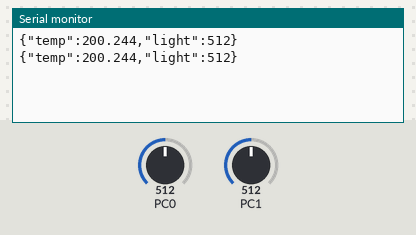
The program below on a simulated ATmega48, built with avr-gcc and emulated at 16 MHz. Parts: the last lines printed to the serial monitor. Inputs (shaded band) come from the test bench; at power-on: PC0 = 512, PC1 = 512.

Above: at 10.8 s.
10.9 s: PC0 set to 716
At 20.7 s:
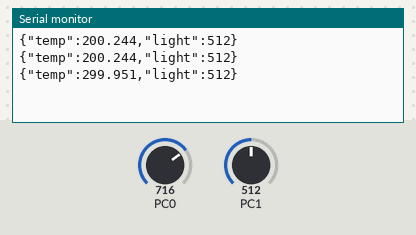
20.9 s: PC1 set to 716
At 30.7 s:
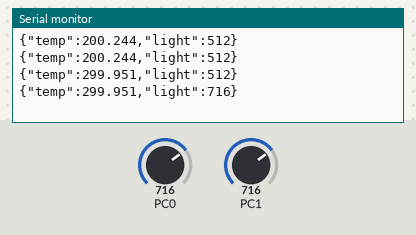
30.9 s: PC0 set to 900
At 40.7 s:
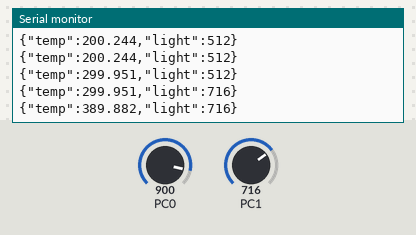
40.9 s: PC1 set to 900
At 50.8 s:
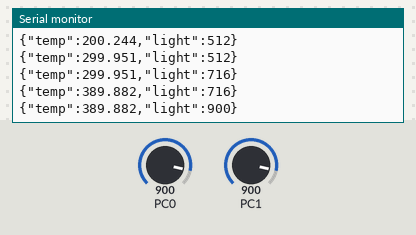
Timing chart, 0 to 51.9 s (numbered marks = the images above; inputs shaded):
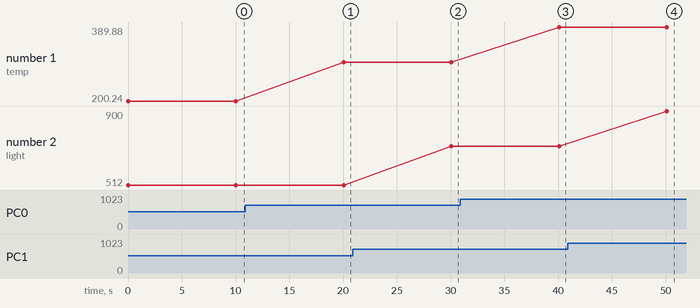

Measured:
- after the input at 10.9 s, the serial monitor: prints a new line after 9.2 s (image 1)
- after the input at 20.9 s, the serial monitor: prints a new line after 9.2 s (image 2)
- after the input at 30.9 s, the serial monitor: prints a new line after 9.2 s (image 3)
- after the input at 40.9 s, the serial monitor: prints a new line after 9.2 s (image 4)
- plotted number 1: 200.24 → 299.95 after the input at 10.9 s, 299.95 → 389.88 after the input at 30.9 s
- plotted number 2: 512 → 716 after the input at 20.9 s, 716 → 900 after the input at 40.9 s

The program:

main.cpp
```cpp
#include <util/delay.h>
#include "sensors.h"


int main(void)
{

  initAdc();
  initUsart();

    while (1)
    {
    readTmp36();
    readLDR();
    printSensorValue();

    /* Wait for 10s */
		_delay_ms(10000);

    }

}
```

avr_adc.h
```cpp
// (licence header left out)
#ifndef AVR_ADC_H_
#define AVR_ADC_H_

#include <avr/io.h>

#pragma message ( "avr_adc.h included" )

/** @name ADC_PINS
 *  Options for ADC Pin / Analog Input Channel
 */
/**@{*/
#define ADC0 0x00 /**< Sets the Analog Input Channel of ADC to : ADC0 Pin */
#define ADC1 0x01 /**< Sets the Analog Input Channel of ADC to : ADC1 Pin */
#define ADC2 0x02 /**< Sets the Analog Input Channel of ADC to : ADC2 Pin */
#define ADC3 0x03 /**< Sets the Analog Input Channel of ADC to : ADC3 Pin */
#define ADC4 0x04 /**< Sets the Analog Input Channel of ADC to : ADC4 Pin */
#define ADC5 0x05 /**< Sets the Analog Input Channel of ADC to : ADC5 Pin */
#define ADC6 0x06 /**< Sets the Analog Input Channel of ADC to : ADC6 Pin */
#define ADC7 0x07 /**< Sets the Analog Input Channel of ADC to : ADC7 Pin */
#define ADC8 0x08 /**< Sets the Analog Input Channel of ADC to : ADC8 Pin */
#define VBG  0x0E /**< Sets the Analog Input Channel of ADC to : Internal VGB 1.1V */
#define GND  0x0F /**< Sets the Analog Input Channel of ADC to : Internal GND 0.0V */
#define ADC_PIN_MASK 0x0F /**< Mask for Analog Input Channel */
/**@}*/

/** @name ADC_VOLTAGE_REFERENCE
 *  Options for ADC Voltage Reference
 */
/**@{*/
#define ADC_VOLTAGE_REFERENCE_AREF (0<<REFS0)              /**< Sets the VREF of ADC to : External AREF Pin, Internal VREF turned off */
#define ADC_VOLTAGE_REFERENCE_AVCC (1<<REFS0)              /**< Sets the VREF of ADC to : AVCC with external capacitor at AREF Pin */
#define ADC_VOLTAGE_REFERENCE_IREF (1<<REFS1) | (1<<REFS0) /**< Sets the VREF of ADC to : Internal 1.1V VREF with external capacitor at AREF Pin */
#define ADC_VOLTAGE_REFERENCE_MASK (1<<REFS1) | (1<<REFS0) /**< Mask for ADC Voltage Reference */
/**@}*/

/** @name ADC_PRESCALER
 *  Options for ADC Input Clock Prescaler
 */
/**@{*/
#define ADC_PRESCALER_2    (1<<ADPS0)                           /**< Sets the ADC Clock Source to : F_CPU/2 : System Clock Divided by 2 */
#define ADC_PRESCALER_4    (1<<ADPS1)                           /**< Sets the ADC Clock Source to : F_CPU/4 : System Clock Divided by 4 */
#define ADC_PRESCALER_8    (1<<ADPS1) | (1<<ADPS0)              /**< Sets the ADC Clock Source to : F_CPU/8 : System Clock Divided by 8 */
#define ADC_PRESCALER_16   (1<<ADPS2)                           /**< Sets the ADC Clock Source to : F_CPU/16 : System Clock Divided by 16 */
#define ADC_PRESCALER_32   (1<<ADPS2) | (1<<ADPS0)              /**< Sets the ADC Clock Source to : F_CPU/32 : System Clock Divided by 32 */
#define ADC_PRESCALER_64   (1<<ADPS2) | (1<<ADPS1)              /**< Sets the ADC Clock Source to : F_CPU/64 : System Clock Divided by 64 */
#define ADC_PRESCALER_128  (1<<ADPS2) | (1<<ADPS1) | (1<<ADPS0) /**< Sets the ADC Clock Source to : F_CPU/128 : System Clock Divided by 128 */
#define ADC_PRESCALER_MASK (1<<ADPS2) | (1<<ADPS1) | (1<<ADPS0) /**< Mask for ADC Prescaler */
/**@}*/

/** @name ADC_TEMP
 *  Constants for the Chip's Temperature Calculation
 */
/**@{*/
#define ADC_TEMP_TOS 0x01
#define ADC_TEMP_K   0x01
/**@}*/

/** @name ADC_CONFIGURATION_DATA
 *  Structure used to Configure ADC
 */
/**@{*/
typedef struct ADC_ConfigData
{
	uint8_t VoltageReference;
	uint8_t Prescaler;
} ADC_ConfigData;
/**@}*/

/** @name ADC_INTERRUPT_CONTROL
 *  Public Functions to Control ADC Interrupts
 */
/**@{*/
inline void ADC_DisableInterrupt();
inline void ADC_EnableInterrupt();
/**@}*/

/** @name ADC_CONFIGURATION_AND_CONTROL
 *  Public Functions to Control and Configure ADC
 */
/**@{*/
inline void ADC_Init(ADC_ConfigData Data);
inline void ADC_DeInit();
/**@{*/

/** @name ADC_READ
 *  Public Functions to Read Analog Data from ADC
 */
/**@{*/
uint16_t ADC_ReadPin(uint8_t Pin);
uint16_t ADC_ReadTemperature();
/**@{*/

/**
 *  \brief Public Function to Disable ADC Interrupt
 *
 *  \return void
 */
inline void ADC_DisableInterrupt()
{

}

/**
 *  \brief Public Function to Enable ADC Interrupt
 *
 *  \return void
 */
inline void ADC_EnableInterrupt()
{

}

/**
 *  \brief Public Function to Configure and Initialize ADC
 *
 *  \param [in] Data : Structure Variable containing ADC Configuration Data
 *  \return void
 *
 *	ADC_ConfigData ADC_Data;
 *	ADC_Data.Prescaler = ADC_PRESCALER_128;
 *	ADC_Data.VoltageReference = ADC_VOLTAGE_REFERENCE_AVCC;
 */
inline void ADC_Init(ADC_ConfigData Data)
{
	ADMUX  = Data.VoltageReference | VBG; // Set Voltage Reference and Connect the ADC H/W to GND
	ADCSRA =  (1<<ADEN) | Data.Prescaler;
}

/**
 *  \brief Public Function to De-Initialize ADC
 *
 *  \return void
 */
inline void ADC_DeInit()
{
	ADMUX  = 0x00;
	ADCSRA = 0x00;
	ADC_DisableInterrupt();
}

/**
 *  \brief Public Function to Read Analog Voltage in Digital Value from a Pin / Analog Input Channel
 *
 *  \param [in] Pin : Sets the Analog Input Channel for Analog to Digital Converter
 *  \return Converted Digital Value for Input Analog Voltage at Selected Pin / Analog Input Channel
 */
uint16_t ADC_ReadPin(uint8_t Pin)
{
	uint8_t Low, High;
	ADMUX = (ADMUX & (ADC_VOLTAGE_REFERENCE_MASK)) | Pin;
	ADCSRA |= (1<<ADSC);
	while (ADCSRA & (1<<ADSC));
	Low  = ADCL;
	High = ADCH;
	return (High<<8) | Low;
}

/**
 *  \brief Public Function to Read the Chip's Temperature in Degree C
 *
 *  \return Digital Value of Temperature in Degree C
 */
uint16_t ADC_ReadTemperature()
{
	uint8_t Low, High;
	ADMUX = ADC_VOLTAGE_REFERENCE_IREF | ADC8;
	ADCSRA |= (1<<ADSC);
	while (ADCSRA & (1<<ADSC));
	Low  = ADCL;
	High = ADCH;
	return (((High<<8) | Low) - ADC_TEMP_TOS) / ADC_TEMP_K;
}

#endif /* AVR_ADC_H_ */
```

avr_macros.h
```cpp
// (licence header left out)
#ifndef AVR_MACROS_H_
#define AVR_MACROS_H_

#pragma message ( "avr_macros.h included" )

#ifndef F_CPU
#define F_CPU     16000000UL /**< AVR CPU Frequency in Hz */
#endif

#define F_50Hz    50UL		 /**< Time Period 20ms */
#define F_100Hz   100UL		 /**< Time Period 10ms */
#define F_200Hz   200UL		 /**< Time Period 5ms */
#define F_500Hz   500UL		 /**< Time Period 2ms */
#define F_1kHz    1000UL	 /**< Time Period 1ms */
#define F_5kHz    5000UL	 /**< Time Period 200us */
#define F_10kHz   10000UL	 /**< Time Period 100us */
#define F_20kHz   20000UL	 /**< Time Period 50us */
#define F_40kHz   40000UL	 /**< Time Period 25us */
#define F_50kHz   50000UL	 /**< Time Period 20us */
#define F_100kHz  100000UL	 /**< Time Period 10us */
#define F_200kHz  200000UL	 /**< Time Period 5us */
#define F_500kHz  500000UL	 /**< Time Period 2us */
#define F_1000kHz 1000000UL	 /**< Time Period 1us */
#define F_1Mhz    1000000UL  /**< Time Period 1us */

#define F_62500Hz 62500UL	 /**< Time Period 16us */
#define F_7812Hz  7812UL	 /**< Time Period 128us */
#define F_976Hz   976UL		 /**< Time Period 1024us */
#define F_244Hz   244UL		 /**< Time Period 4098us */
#define F_61Hz    61UL       /**< Time Period 16393us */

#define ENABLE  0x01
#define DISABLE 0x00

#define BUSY    2
#define ERROR   1
#define OK      0

#define cbi(sfr, bit) (_SFR_BYTE(sfr) &= ~(1<<bit))
#define sbi(sfr, bit) (_SFR_BYTE(sfr) |=  (1<<bit))

#define SETBIT(ADDRESS,BIT)   (ADDRESS |=  (1<<BIT))
#define CLEARBIT(ADDRESS,BIT) (ADDRESS &= ~(1<<BIT))
#define FLIPBIT(ADDRESS,BIT)  (ADDRESS ^=  (1<<BIT))
#define CHECKBIT(ADDRESS,BIT) (ADDRESS  &  (1<<BIT))

#endif /* AVR_MACROS_H_ */
```

avr_utils.h
```cpp
// (licence header left out)
#ifndef AVR_UTILS_H_
#define AVR_UTILS_H_

#include <stdlib.h>
#include <stddef.h>
#include <math.h>

#pragma message ( "avr_utils.h included" )

/**
 *  \brief Public Function to Reverse a Buffer of Size Length
 *
 *  \param [in,out] Buffer : Pointer to Memory Location to Store Data
 *  \param [in] Size : Variable to Store Length of Buffer
 *  \return void
 */
void UTILS_ReverseBuffer(uint8_t *Buffer, size_t Size)
{
	uint8_t ch;
	uint8_t *begin_ptr = Buffer;
	uint8_t *end_ptr = Buffer + Size - 1;
	for (size_t i = 0; i < Size / 2; i++)
	{
		ch = *end_ptr;
		*end_ptr = *begin_ptr;
		*begin_ptr = ch;
		begin_ptr++;
		end_ptr--;
	}
}

/**
 *  \brief Public Function to Reverse a string Data
 *
 *  \param [in,out] Buffer : Pointer to Memory Location to Store string Data
 *  \return void
 */
void UTILS_ReverseString(char *Buffer)
{
	size_t size;
	char ch;
	char *begin_ptr = Buffer;
	char *end_ptr = Buffer;
	while (*++end_ptr);
	size = end_ptr - begin_ptr;
	for (size_t i = 0; i < size / 2; i++)
	{
		ch = *end_ptr;
		*end_ptr = *begin_ptr;
		*begin_ptr = ch;
		begin_ptr++;
		end_ptr--;
	}
}

/**
 *  \brief Public Function to Convert an int Data into a string Data
 *
 *  \param [in] Number : Variable to Store int Data
 *  \param [out] Buffer : Pointer to Memory Location to Store string Data
 *  \return Length of string Data
 */
uint8_t UTILS_IntToString(int Number, char *Buffer)
{
	uint8_t i = 0;
	uint8_t sign = 0;
	if (Number < 0)
	{
		Number *= -1;
		sign = 1;
	}
	do
	{
		Buffer[i++] = Number % 10 + '0';
	}
	while ((Number /= 10) > 0);
	if (sign == 1)
	{
		Buffer[i++] = '-';
	}
	UTILS_ReverseBuffer((uint8_t*)Buffer,i);
	Buffer[i] = '\0';
	return i;
}

/**
 *  \brief Public Function to Convert an long Data into a string Data
 *
 *  \param [in] Number : Variable to Store long Data
 *  \param [out] Buffer : Pointer to Memory Location to Store string Data
 *  \return Length of string Data
 */
uint8_t UTILS_LongToString(long Number, char *Buffer)
{
	uint8_t i = 0;
	uint8_t sign = 0;
	if (Number < 0)
	{
		Number *= -1;
		sign = 1;
	}
	do
	{
		Buffer[i++] = Number % 10 + '0';
	}
	while ((Number /= 10) > 0);
	if (sign == 1)
	{
		Buffer[i++] = '-';
	}
	UTILS_ReverseBuffer((uint8_t*)Buffer,i);
	Buffer[i] = '\0';
	return i;
}

/**
 *  \brief Public Function to Convert an float Data into a string Data
 *
 *  \param [in] Number : Variable to Store float Data
 *  \param [out] Buffer : Pointer to Memory Location to Store string Data
 *  \param [in] Precision : Variable to Store Precision of Decimal Number
 *  \return Length of string Data
 */
uint8_t UTILS_FloatToString(float Number, char *Buffer, uint8_t Precision)
{
	int ipart = (int)Number;
	float fpart = Number - (float)ipart;
	size_t length1 = UTILS_IntToString(ipart,Buffer);
	if (Precision != 0)
	{
		Buffer[length1] = '.';
	}
	if ((fpart < 0.1 && fpart > 0.0) || (fpart < -0.0 && fpart > -1.0))
	{
		length1++;
		Buffer[length1] = '0';
	}
	fpart = fpart * pow(10, Precision);
	fpart = abs(fpart);
	size_t length2 = UTILS_IntToString((int)fpart,Buffer+length1+1);
	Buffer[length1 + 1 + length2] = '\0';
	return length1 + 1 + length2;
}

/**
 *  \brief Public Function to Convert an string Data into a int Data
 *
 *  \param [in] Buffer : Pointer to Memory Location to Store string Data
 *  \return Converted int Data
 */
int UTILS_StringToInt(char* Buffer)
{
	uint8_t sign = 0;
	int number = 0;
	if (*Buffer == '-')
	{
		sign = 1;
		Buffer++;
	}
	while (*Buffer)
	{
		number = number*10 + (*Buffer -'0');
		Buffer++;
	}
	if (sign)
	{
		number = (-1) * number;
	}
	return number;
}

/**
 *  \brief Public Function to Convert an string Data into a long Data
 *
 *  \param [in] Buffer : Pointer to Memory Location to Store string Data
 *  \return Converted long Data
 */
int UTILS_StringToLong(char* Buffer)
{
	uint8_t sign = 0;
	long number = 0;
	if (*Buffer == '-')
	{
		sign = 1;
		Buffer++;
	}
	while (*Buffer)
	{
		number = number*10 + (*Buffer -'0');
		Buffer++;
	}
	if (sign)
	{
		number = (-1) * number;
	}
	return number;
}

#endif /* AVR_UTILS_H_ */
```

sensors.cpp
```cpp
#include <avr/io.h>
#include "avr_adc.h"
#include "avr_usart.h"
#include <util/delay.h>
#include "sensors.h"

uint16_t ADC_RawDataT = 0x0000;
uint16_t ADC_RawDataL = 0x0000;
float voltage = 0.0f;
float TMP36_Temp = 0.0f;
int LDR_Value = 0;


/* ADC Configuration and Init */
void initAdc()
{
    ADC_ConfigData ADC_Data;
    ADC_Data.Prescaler = ADC_PRESCALER_128;
    ADC_Data.VoltageReference = ADC_VOLTAGE_REFERENCE_AVCC;
    ADC_Init(ADC_Data);
}

/* USART Configuration and Init */
void initUsart()
{
    USART_ConfigData USART_Data;
    USART_Data.BaudRate = 9600;
    USART_Data.DataBit = USART_DATA_BIT_EIGHT;
    USART_Data.ParityBit = USART_PARITY_BIT_NO;
    USART_Data.StopBit = USART_STOP_BIT_ONE;
    USART_Data.UsartMode = USART_MODE_ASYNCHRONOUS;
    USART_Init(USART_Data);
}

void readTmp36()
{
    /* Read ADC Value at Pin PC0 (A0/ADC0) */
    ADC_RawDataT = ADC_ReadPin(ADC0);

    /* Convert the raw ADC value to voltage */
    voltage = ((float)( ADC_RawDataT * 5 ) / 1023);

    /* Convert to Degrees Celsius */
    TMP36_Temp = (voltage - 0.5) * 100.0;
}

void readLDR() {
    /* Read ADC Value at Pin PC1 (A1/ADC1) */
    ADC_RawDataL = ADC_ReadPin(ADC1);
    LDR_Value = ADC_RawDataL;
}

void printSensorValue()
{
    /* Print the data as Json in terminal */
    USART_TransmitString("{\"temp\":");
    USART_WaitTillTransmitFree();
    USART_TransmitFloat(TMP36_Temp,3);
    USART_WaitTillTransmitFree();
    USART_TransmitString(",\"light\":");
    USART_WaitTillTransmitFree();
    USART_TransmitInt(LDR_Value);
    USART_WaitTillTransmitFree();
    USART_TransmitString("}\n");
}
```

sensors.h
```cpp
#ifndef SENSOR_H_
#define SENSOR_H_


void initAdc();
void initUsart();
void readTmp36();
void readLDR();
void printSensorValue();


#endif /* SENSOR_H_ */
```

Source omitted: avr_usart.h (19608 bytes)
